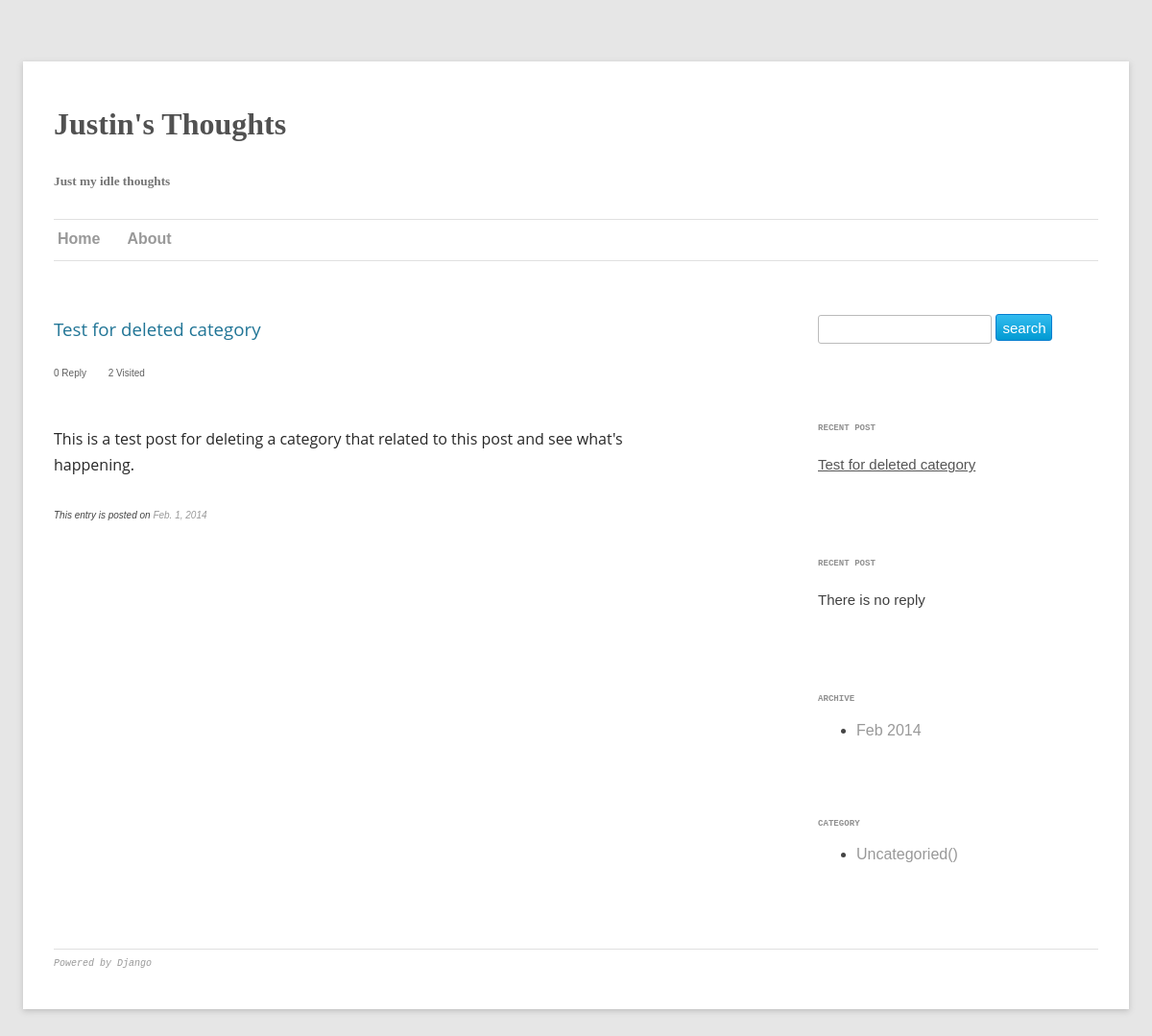
Before: / with the older database file.
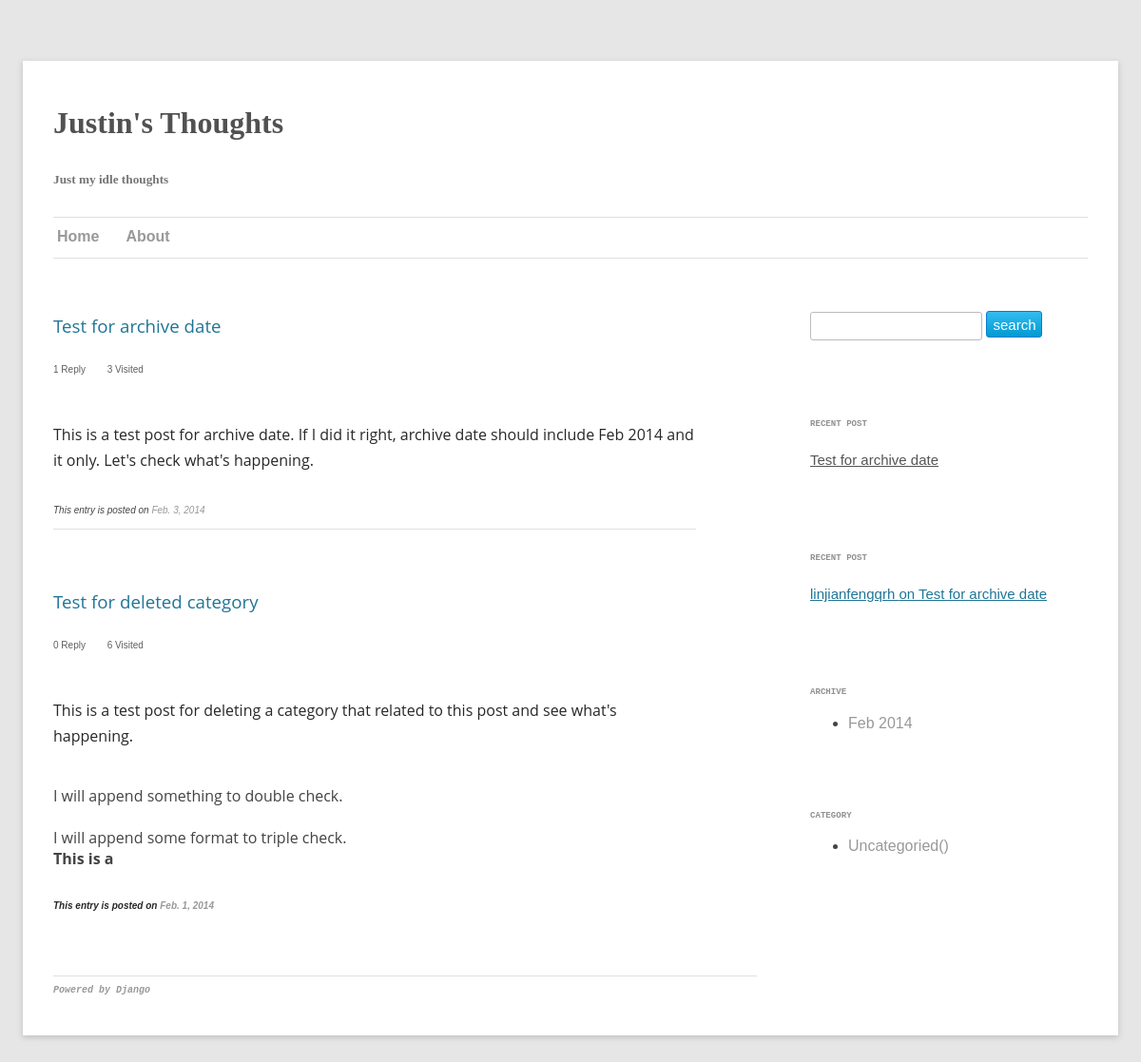
After: the same page with the newer database file.
### blog/models.py (models this page shows, shortened)
class Post(models.Model):
  title = models.CharField(max_length=100)
  content = models.TextField()
  author = models.CharField(max_length=100)
  published = models.BooleanField(default = False)
  created_date = models.DateTimeField(auto_now_add = True)
  category = models.ForeignKey(Category, default = 1, on_delete = models.SET_DEFAULT)
  tags = models.ManyToManyField(Tag)
  visit = models.IntegerField()
  class Meta:
    ordering = ['-created_date']
  def __unicode__(self):
    return self.title
  def get_abs_url(self):
    mangled = self.title.replace(' ', '__')
    return '/blog/%s/' % mangled
  def get_visit_num(self):
    return self.visit
  def get_reply_num(self):
    return Reply.objects.filter(post = self, state = Reply.APPROVED).count()
  @staticmethod
  def get_archive():
    dates = Post.objects.values('created_date').distinct()
    blog_dates = []
    for date in dates:
      archive_date = datetime(year = date['created_date'].year, month = date['created_date'].month,
          day = 1)
      if archive_date not in blog_dates:
        blog_dates.append(archive_date)
    return blog_dates

class Category(models.Model):
  name = models.CharField(max_length=100)
  has_parent = models.BooleanField()
  parent_id = models.IntegerField(blank=True)
  description = models.CharField(max_length = 1000)

class Reply(models.Model):
  APPROVED = 'ap'
  PENDING = 'pd'
  SPAM = 'sp'
  TRASH = 'tr'
  STATE_CHOICE = (
      (TRASH, 'trash'),
      (APPROVED, 'approved'),
      (PENDING, 'pending'),
      (SPAM, 'spam'),
  )
  name = models.CharField(max_length=100)
  email = models.EmailField()
  to = models.IntegerField(default=0)
  message = models.CharField(max_length = 1000)
  post = models.ForeignKey(Post)
  date = models.DateTimeField()
  state = models.CharField(max_length = 2, choices = STATE_CHOICE, default = PENDING)

### blog/views.py (the view)
# urls.py: url(r'^$', 'blog.views.index'),
def index(request):
  posts = Post.objects.filter(published=True)
  recent_post = Post.objects.first()
  recent_reply = Reply.objects.filter(state = Reply.APPROVED).first()
  categories = Category.objects.all()
  archives = None
  archives = Post.get_archive()
  return render(request, 'blog/index.html', {'posts': posts, 'recent_post':recent_post,
    'recent_reply':recent_reply, 'categories': categories, 'archives':archives})

### templates/blog/index.html (shortened to what this page needs)
{% extends "blog/base.html" %}
{% block content %}
  {% for post in posts %}
  <div class = "post" >
    <div class = "title">
      <h3>
        <a href="{{ post.get_abs_url }} " >
        {{ post.title|safe }}
        </a>
      </h3>
    </div>
    <div class = "info">
      <span class = "item">
        {{post.get_reply_num}} Reply
      </span>
      <span class = "item">
        {{post.get_visit_num}} Visited
      </span>
    </div>
    <div class = "blog_content">
      <p>{{ post.content|slice:":255"|safe }}</p>
    </div>
    <div class ="footer">
      <p>This entry is posted on <a href="/blog/{{post.created_date|date:"Y"}}/{{post.created_date|date:"m"}}/{{post.created_date|date:"d"}}/">
        {{post.created_date|date}}
      </a></p>
      {% if not forloop.last %}
      <hr />
      {% endif %}
    </div>
  </div>
  {% endfor %}
{% endblock %}

### templates/blog/base.html (shortened to what this page needs)
<!DOCTYPE html>
<html>
<head>
  <link rel="stylesheet" type="text/css" href="{{STATIC_URL}}global.css" />
  <link rel="stylesheet" type="text/css" href="{{STATIC_URL}}post.css" />
</head>
<body style="color:#444;background-color:#e6e6e6;font-family:sans-serif">
  <div class="page">
    <div class="header">
      <h1 class="blog-title">Justin's Thoughts</h1>
      <h5 class="blog-desc">Just my idle thoughts</h5>
    </div>
    <div class="menu">
      <hr />
      <ul class="menu">
        <li><a href="/" class="title-menu-item">Home</a></li>
        <li><a href="/about/" class="title-menu-item">About</a></li>
      </ul>
      <hr />
    </div>
    <div class = "maincontent">
      <div class = "sidebar">
        <div class = "widget widget_form">
          <form action="/blog/search/" method="get" class = "search">
            <p><input type="text" name="q" class="search text"/>
            <input type="submit" value="search" class = "search  button"></p>
          </form>
        </div>
        <div class = "widget widget_recent_post">
          <p class = "widget_title">RECENT POST</p>
          <p class = "widget_content">{% if recent_post %}<a href="{{recent_post.get_abs_url}}">{{ recent_post.title }}</a>{% else %}There is no post{% endif %}</p>
        </div>
        <div class = "widget widget_recent_reply">
          <p class = "widget_title">RECENT POST</p>
          <p class = "widget_content">{% if recent_reply %}<a href="{{recent_reply.get_post_url}}">{{ recent_reply.name }} on {{recent_reply.post}}</a>{% else %}There is no reply{% endif %}</p>
        </div>
        <div class = "widget widget_archive">
          <p class = "widget_title">ARCHIVE</p>
          <ul class = archive_list>
            {% for archive in archives %}
            <li><a href = "/blog/{{archive|date:"Y"}}/{{archive|date:"m"}}">{{ archive|date:"M Y"}}</a></li>
            {% endfor %}
        </div>
        <div class = "widget widget_category">
          <p class = "widget_title">CATEGORY</p>
          <ul class = 'category_list'>
            {% for category in categories %}
            <li><a href="/blog/category/{{ category.name }}/">{{ category.name }}({{category.get_num}})</a></li>
            {% endfor %}
          </ul>
        </div>
      </div>
      <div class = "content">
        {% block content %}
        {% endblock %}
      </div>
      <div class = "footer">
        <hr />
        <p><a href="http://www.djangoproject.com">Powered by Django</a></p>
      </div>
    </div>
  </div>
</body>
</html>

### static/global.css (style rules this page uses)
.page { margin-left:auto; margin-right:auto; margin-top:4em; margin-bottom:4em; max-width:960px; max-width:68rem; background-color:#fff; padding-left:2em; padding-top:1em; padding-right:2em; padding-bottom:2em; box-shadow:0 2px 6px rgba(100, 100, 100, 0.3); }
a { text-decoration:none; }
a:link, a:visited { color:#999999; }
div.header { display:inline-block; font-family:Georgia, serif; }
.blog-title { font-weight:bold; line-height:1.8; color:#515151; }
.blog-desc { color:#757575; }
hr { border:0; height:1px; background:#ffffff; box-shadow:0px 1px 0px #e0e0e0; }
ul.menu { list-style-type:none; margin:0; padding:0; }
ul.menu a:link, a:visited { display:block; width:60px; font-weight:bold; padding:4px; }
ul.menu li { position:relative; display:inline-block; }
.maincontent { padding-top:2em; overflow:hidden; }
.content { float:none; width:auto; overflow:hidden; padding-right:3em; }
.sidebar { float:right; width:300px; }
.footer p { font-family:Monospace; font-size:10px; font-style:italic; }
.text { border:1px solid #bbb; padding-left:10px; padding-right:1px; padding-top:4px; padding-bottom:4px; border-radius:3px; outline:none; font-family:Monospace; }
.text.search { height:20px; }
.button { border-radius:3px; height:28px; font-family:sans-serif; font-size:15px; cursor:pointer; color:white; background-image:-webkit-gradient(linear, left top, left bottom, from(rgb(51, 188, 239)), to(rgb(1, 154, 210))); background:-moz-linear-gradient(top, rgb(51, 188, 239), rgb(1, 154, 210)); border:1px solid rgb(5, 126, 208); }
.widget { padding-left:8px; margin-bottom:5em; }
.widget_title { font-family:Monospace; font-weight:bold; font-size:0.7em; margin-bottom:1.7em; line-height:1.7; color:#909090; }
.widget_content { font-family:Helvetica, Arial; font-size:15px; line-height:2; color:#404040; }
.widget_content a { text-decoration:underline; color:#555555; }

### static/post.css (style rules this page uses)
.post .title { font-family:"Open Sans", Helvetica, Arial, sans-serif; }
.post .title a { font-weight:normal; }
.post .title a:link, a:visited { color:#217596; }
.post .info { padding-top:4px; padding-bottom:2em; }
.post .info .item { padding-right:2em; font-family:Arial, serif; font-size:10px; color:#5f5f5f; }
.post .blog_content { font-family:"Open Sans", Arial, sans-serif; margin-right:4em; }
.post .blog_content p { line-height:1.7; color:#282828; }
.post .footer { padding-top:4px; margin-bottom:4em; margin-right:4em; }
.post .footer p { font-family:Arial, serif; font-size:10px; line-height:1.7; font-style:italic; }

Changed rows visible on the page:
added Post: title "Test for archive date", get_reply_num "1", get_visit_num "3", content "This is a test post for archive date. If I did it right, archive date should include Feb 2014 and it only. Let's check what's happening.", created_date "Feb. 3, 2014"
added Reply: name "linjianfengqrh", post "Test for archive date"
changed Post "Test for deleted category": get_visit_num "2" → "6"; content "This is a test post for deleting a category that related to this post and see what's happening." → "…and see what's happening. I will append something to double check. I will append some format to triple check. This is a"
Other visible differences:
{{ recent_post.title }}: "Test for deleted category" → "Test for archive date"
text no longer shown: "There is no reply"
text now shown: "on"
